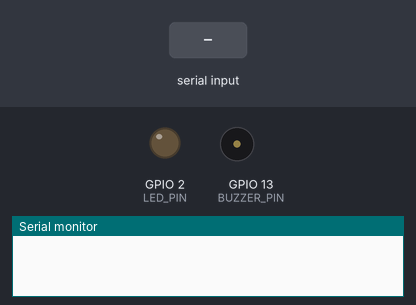
A sketch run on a simulated ESP32. On the bench: output pins drawn as LEDs (lit = HIGH), buzzer (waves = sounding), the last lines printed to the serial monitor. The test bench sets the inputs (shaded band).

Above: at 1.2 s.
1.3 s: "DEPLOY\n" received over the second serial link
At 2.6 s:
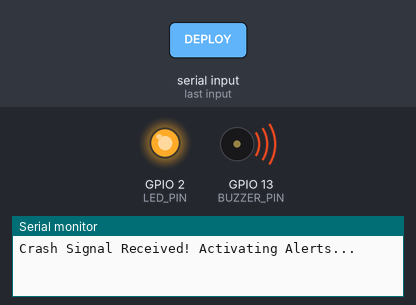
Timing chart, 0 to 4.8 s (numbered marks = the images above; inputs shaded):
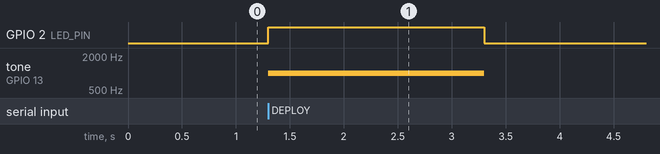

Measured:
- after the input at 1.3 s, GPIO 2 (LED_PIN): LOW → HIGH at once, → LOW 2.0 s later; tone on GPIO 13 (BUZZER_PIN): silent → 1000 Hz at once, → silent 2.0 s later

The sketch:

airbag_actuator.ino
```cpp
#include <Arduino.h>

#define LED_PIN 2
#define BUZZER_PIN 13

void setup() {
  Serial.begin(115200);        // Debugging to PC
  Serial2.begin(115200, SERIAL_8N1, 16, 17); // RX=16, TX=17
  pinMode(LED_PIN, OUTPUT);
  pinMode(BUZZER_PIN, OUTPUT);
}

void loop() {

  if (Serial2.available()) {
    String data = Serial2.readStringUntil('\n');
    data.trim();

    if (data == "DEPLOY") {
      Serial.println("Crash Signal Received! Activating Alerts...");
      executeAlert();
    }
  }
}

void executeAlert() {
  digitalWrite(LED_PIN, HIGH);
  tone(BUZZER_PIN, 1000); // 1kHz sound
  delay(2000);            // Alert duration
  noTone(BUZZER_PIN);
  digitalWrite(LED_PIN, LOW);
}
```
